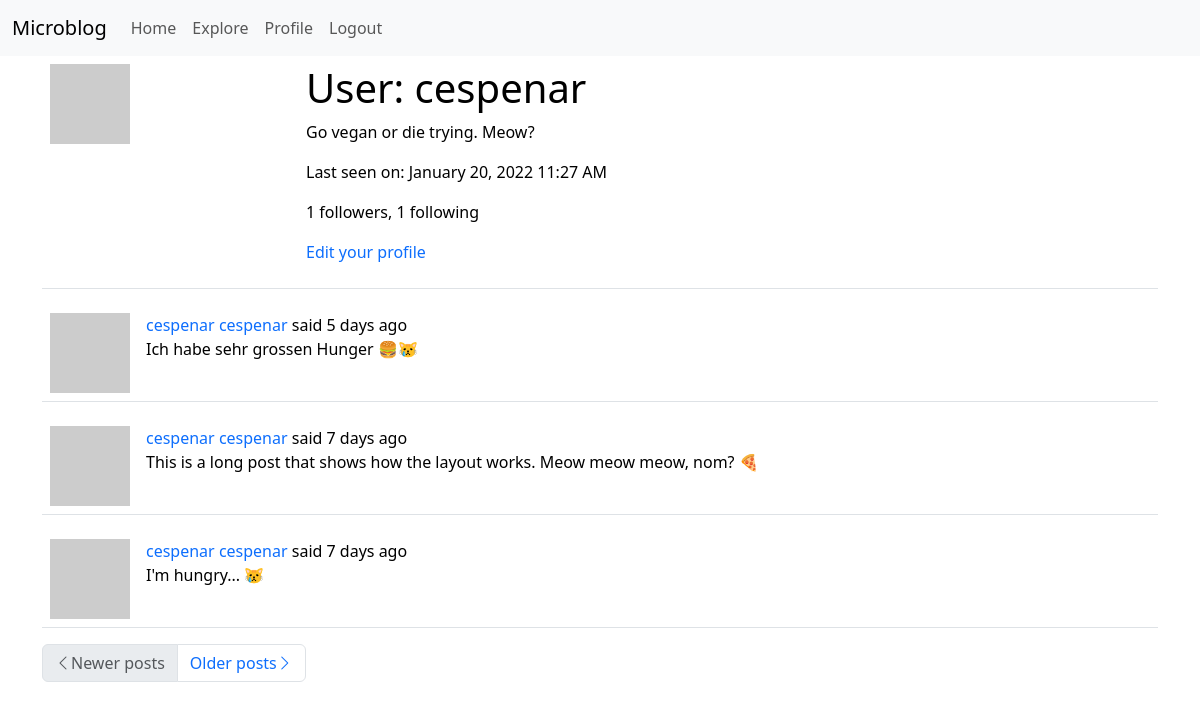
The page /user/cespenar (signed in) on the database as committed earlier.
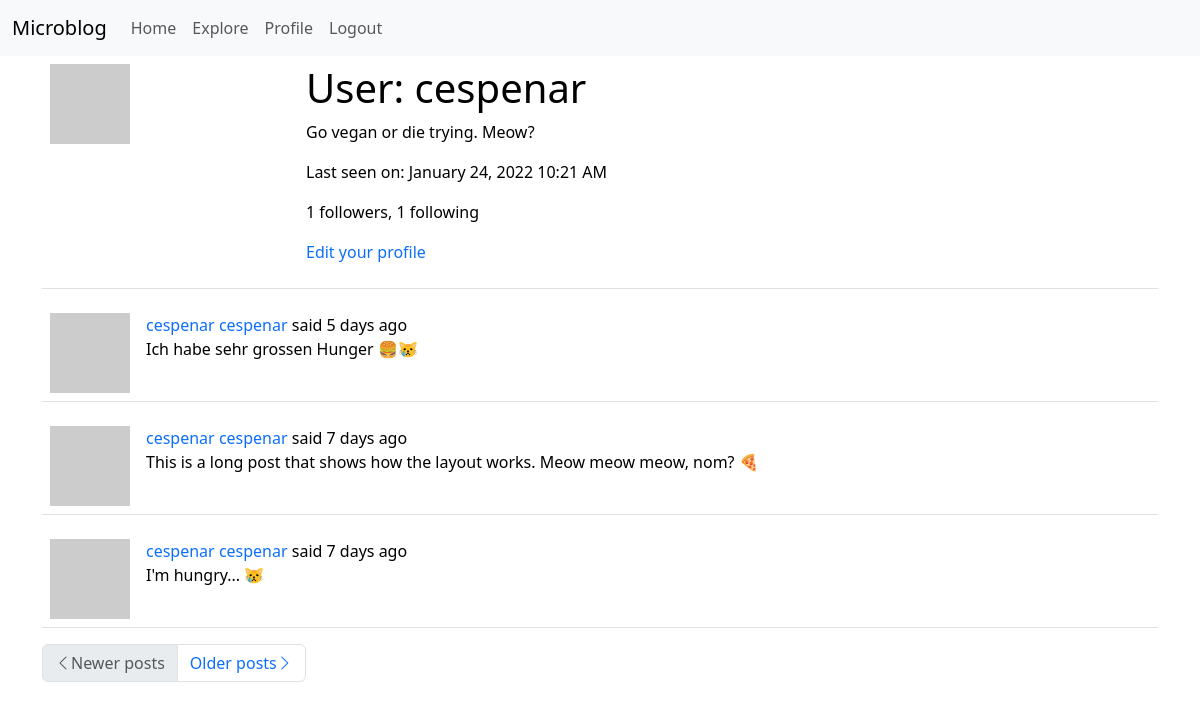
The same page on the database as committed later.
### app/models.py (models this page shows, shortened)
class User(UserMixin, db.Model):
    id = db.Column(db.Integer, primary_key=True)
    username = db.Column(db.String(64), index=True, unique=True)
    email = db.Column(db.String(120), index=True, unique=True)
    password_hash = db.Column(db.String(128))
    posts = db.relationship('Post', backref='author', lazy='dynamic')
    about_me = db.Column(db.String(140))
    last_seen = db.Column(db.DateTime, default=datetime.utcnow)
    followed = db.relationship(
        'User',
        secondary=followers,
        primaryjoin=(followers.c.follower_id == id),
        secondaryjoin=(followers.c.followed_id == id),
        backref=db.backref('followers', lazy='dynamic'),
        lazy='dynamic'
    )
    def avatar(self, size):
        digest = md5(self.email.lower().encode('utf-8')).hexdigest()
        return f'https://www.gravatar.com/avatar/{digest}?d=identicon&s={size}'

class Post(db.Model):
    id = db.Column(db.Integer, primary_key=True)
    body = db.Column(db.String(140))
    timestamp = db.Column(db.DateTime, index=True, default=datetime.utcnow)
    user_id = db.Column(db.Integer, db.ForeignKey('user.id'))

### app/routes.py (the view)
@app.route('/user/<username>')
@login_required
def user(username):
    user = User.query.filter_by(username=username).first_or_404()
    page = request.args.get('page', 1, type=int)
    posts = user.posts.order_by(Post.timestamp.desc()).paginate(
        page, app.config['POSTS_PER_PAGE'], False)
    next_url = url_for('user', username=user.username,
                       page=posts.next_num) if posts.has_next else None
    prev_url = url_for('user', username=user.username,
                       page=posts.prev_num) if posts.has_prev else None
    form = EmptyForm()
    return render_template('user.html', user=user, posts=posts.items,
                           next_url=next_url, prev_url=prev_url, form=form)

### app/models.py (called while the page is built)
@login.user_loader
def load_user(id):
    return User.query.get(int(id))

### app/routes.py (called while the page is built)
@app.before_request
def before_request():
    if current_user.is_authenticated:
        current_user.last_seen = datetime.utcnow()
        db.session.commit()
        g.locale = str(get_locale())

### app/templates/user.html (shortened to what this page needs)
{% extends "base.html" %}
{% block app_content %}
    <table class="table table-hover">
        <tr>
            <td style="width: 256px"><img src="{{ user.avatar(256) }}"
                                          alt="User avatar"></td>
            <td>
                <h1>{{ _('User') }}: {{ user.username }}</h1>
                {% if user.about_me %}<p>{{ user.about_me }}</p>{% endif %}
                {% if user.last_seen %}
                    <p>
                        {{ _('Last seen on') }}: {{ moment(user.last_seen).format('LLL') }}
                    </p>
                {% endif %}
                <p>
                    {{ _('%(count)d followers', count=user.followers.count()) }}, {{ _('%(count)d following', count=user.followed.count()) }}
                </p>
                {% if user == current_user %}
                    <p>
                        <a href="{{ url_for('edit_profile') }}">
                            {{ _('Edit your profile') }}
                        </a>
                    </p>
                {% endif %}
            </td>
        </tr>
    </table>
    {% for post in posts %}
        {% include "_post.html" %}
    {% endfor %}
    <nav aria-label="...">
        <ul class="pagination">
            <li class="page-item{% if not prev_url %} disabled{% endif %}">
                <a class="page-link" href="{{ prev_url or '#' }}"
                   aria-label="Previous">
                    <span class="bi-chevron-left"
                          aria-hidden="true"></span>{{ _('Newer posts') }}
                </a>
            </li>
            <li class="page-item{% if not next_url %} disabled{% endif %}">
                <a class="page-link" href="{{ next_url or '#' }}"
                   aria-label="Next">
                    {{ _('Older posts') }}<span class="bi-chevron-right"
                                                aria-hidden="true"></span>
                </a>
            </li>
        </ul>
    </nav>
{% endblock %}

### app/templates/base.html (shortened to what this page needs)
<!doctype html>
<html lang="en">
<head>
    {% block head %}
        {% block styles %}
            {{ bootstrap.load_css() }}
        {% endblock %}
        <link rel="stylesheet"
              href="https://cdn.jsdelivr.net/npm/bootstrap-icons@1.7.2/font/bootstrap-icons.css">
    {% endblock %}
</head>
<body>
<nav class="navbar navbar-expand-lg navbar-light bg-light">
    <div class="container-fluid">
        <a class="navbar-brand" href="{{ url_for('index') }}">Microblog</a>
        <div class="collapse navbar-collapse" id="navbarNavAltMarkup">
            <div class="navbar-nav">
                <a class="nav-link" aria-current="page"
                   href="{{ url_for('index') }}">{{ _('Home') }}</a>
                <a class="nav-link"
                   href="{{ url_for('explore') }}">{{ _('Explore') }}</a>
                {% if current_user.is_anonymous %}
                    <a class="nav-link"
                       href="{{ url_for('login') }}">{{ _('Login') }}</a>
                {% else %}
                    <a class="nav-link"
                       href="{{ url_for('user', username=current_user.username) }}">{{ _('Profile') }}</a>
                    <a class="nav-link"
                       href="{{ url_for('logout') }}">{{ _('Logout') }}</a>
                {% endif %}
            </div>
        </div>
    </div>
</nav>
<div class="container">
    {% block app_content %} {% endblock %}
</div>
</body>
</html>

### app/templates/_post.html (shortened to what this page needs)
<table class="table table-hover">
    <tr>
        <td style="width: 70px">
            <a href="{{ url_for('user', username=post.author.username) }}">
                <img src="{{ post.author.avatar(70) }}" alt="User avatar">
            </a>
        </td>
        <td>
            <a href="{{ url_for('user', username=post.author.username) }}">
                {{ post.author.username }}
            </a>
            {{ _('%(username)s said %(when)s',
                username=user_link, when=moment(post.timestamp).fromNow()) }}
            <br>
            {{ post.body }}
        </td>
    </tr>
</table>

### app/templates/base.html (style rules this page uses)
a { text-decoration: none; }

Rows that differ between the two databases and show on the page:
changed User "cespenar": last_seen "January 20, 2022 11:27 AM" → "January 24, 2022 10:21 AM"
